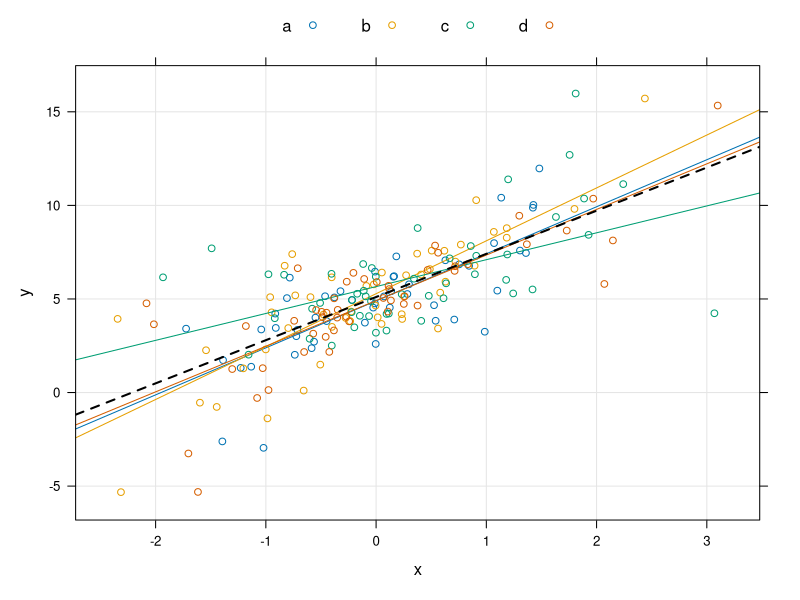
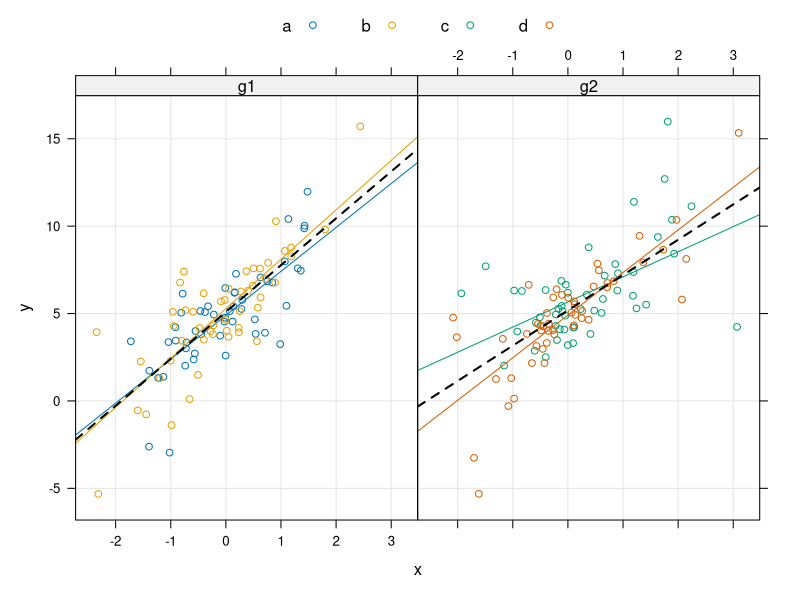

The R script that drew these images, in order:
library(lattice)

# simulate correlated data
n <- 200
x <- rnorm(n, mean=0, sd=1)
y <- x * rnorm(n, mean=2, sd=2) + rnorm(n, mean=5, sd=1)

# simulate two levels of grouping
g <- gl(n=4, k=25, length=n, labels=letters[1:4])
f <- gl(n=2, k=50, length=n, labels=c('g1', 'g2'))

# combine into DF
d <- data.frame(x, y, g, f)

# define a custom panel function
# note that "..." passes all of the default arguments from parent function
# to child function(s)
newPanelFunction <- function(...) {
   # normally called by xyplot() to do routine plotting
   panel.superpose(...)
   # add regression line ignoring groups
   panel.lmline(..., col='black', lwd=2, lty=2)
}

# plot y ~ x, with points, grid, and group-wise regression line
# use custom panel function, to add regression line for entire data set
xyplot(y ~ x, groups=g, data=d, type=c('p','g', 'r'), 
auto.key=list(columns=4, points=TRUE, lines=FALSE),
panel=newPanelFunction)

# works seamlessly with multiple panels
xyplot(y ~ x | f, groups=g, data=d, type=c('p','g', 'r'), 
auto.key=list(columns=4, points=TRUE, lines=FALSE),
panel=newPanelFunction)
